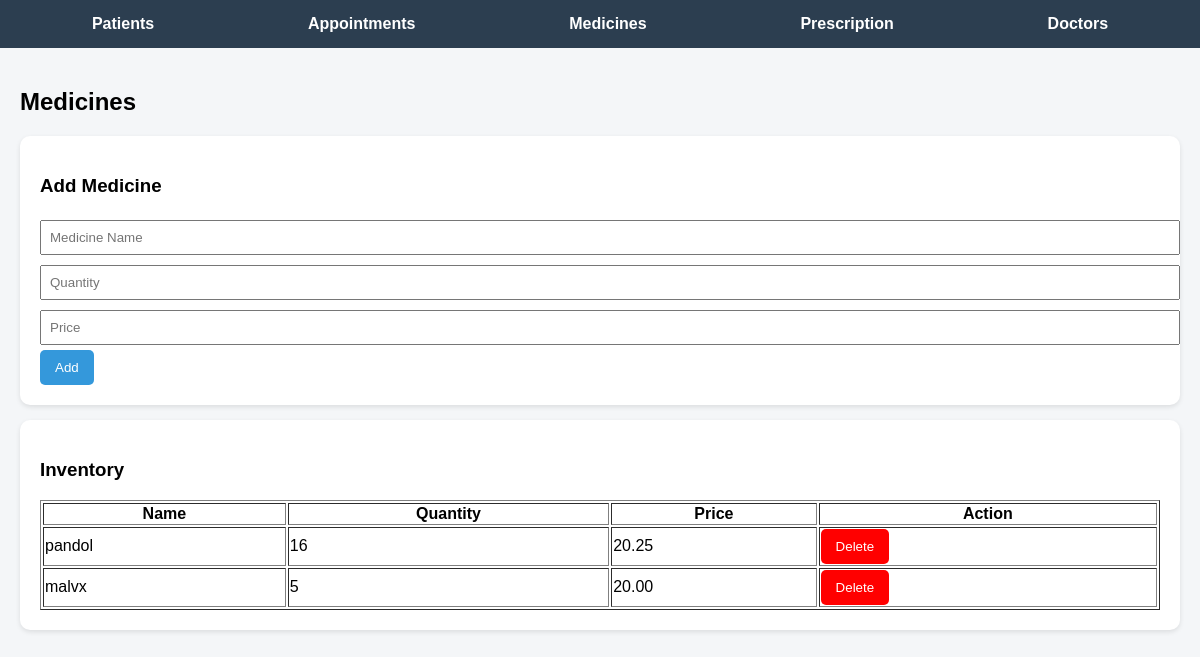
Screenshot of /medicines/ with the database file from the repository.
### app/models.py (models this page shows, shortened)
class Medicine(models.Model):
    name = models.CharField(max_length=100)
    quantity = models.IntegerField()
    price = models.DecimalField(max_digits=10, decimal_places=2)
    is_active = models.BooleanField(default=True)

### app/views.py (the view, shortened to what this page needs)
# urls.py: path("medicines/", views.medicines_view, name="medicines"),
def medicines_view(request):
    medicines = Medicine.objects.all()
    return render(request, "app/medicine.html", {"medicines": medicines})

### app/templates/app/medicine.html (shortened to what this page needs)
{% extends 'app/base.html' %}
{% block content %}
<h2>Medicines</h2>
<div class="card">
    <h3>Add Medicine</h3>
    <form method="POST">
        <input type="text" name="name" placeholder="Medicine Name" required>
        <input type="number" name="quantity" placeholder="Quantity" required>
        <input type="number" step="0.01" name="price" placeholder="Price" required>
        <button type="submit">Add</button>
    </form>
</div>
<div class="card">
    <h3>Inventory</h3>
    <table border="1" width="100%">
    <tr>
        <th>Name</th>
        <th>Quantity</th>
        <th>Price</th>
        <th>Action</th>
    </tr>
    {% for med in medicines %}
    <tr>
        <td>{{ med.name }}</td>
        <td>
            {{ med.quantity }}
        </td>
        <td>{{ med.price }}</td>
        <td>
            <form method="POST" action="{% url 'delete_medicine' med.id %}">
                <button style="background:red; color:white;">Delete</button>
            </form>
        </td>
    </tr>
    {% empty %}
    <tr>
        <td colspan="4">No medicines yet</td>
    </tr>
    {% endfor %}
</table>
</div>
{% endblock %}

### app/templates/app/base.html (style rules this page uses)
body { font-family: Arial, sans-serif; margin: 0; background-color: #f4f6f8; }
.card { background: white; padding: 20px; margin: 15px 0; border-radius: 10px; box-shadow: 0 2px 5px rgba(0,0,0,0.1); }
button { padding: 10px 15px; background-color: #3498db; border: none; color: white; border-radius: 5px; cursor: pointer; }
input, select { padding: 8px; margin: 5px 0; width: 100%; }

### rows the page displays
Medicine: name "pandol", quantity "16", price "20.25"
Medicine: name "malvx", quantity "5", price "20.00"
